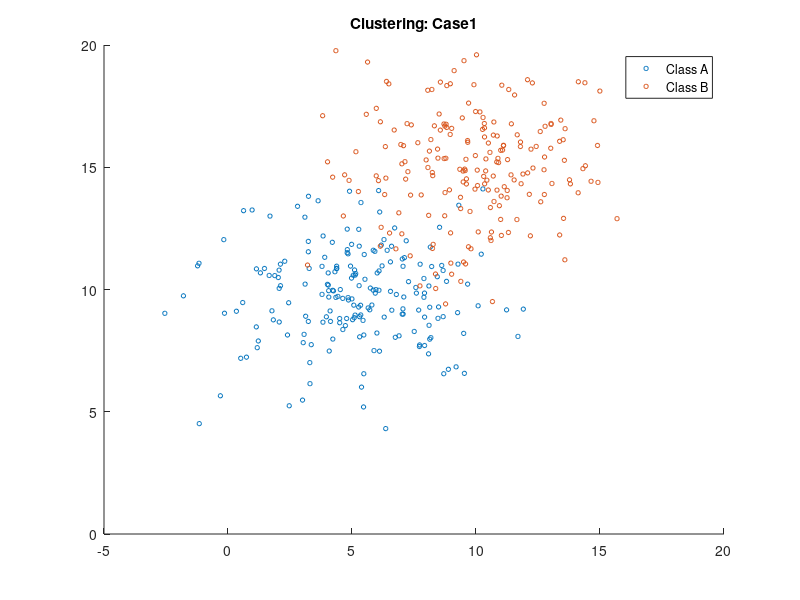

Reproduce this figure in MATLAB.
MU1 = [5 10];
SIGMA1 = [8 0; 0 4];
MU2 = [10 15];
SIGMA2 = [8 0; 0 4]; 

R1 = chol(SIGMA1);
R2= chol(SIGMA2);



z1 = repmat(MU1,200,1) + randn(200,2)*R1;
z2 = repmat(MU2,200,1) + randn(200,2)*R2;


figure;
title('Clustering: Case1')
hold on;

scatter(z1(:,1),z1(:,2),10);
hold off
hold on
scatter(z2(:,1),z2(:,2),10);
hold off
legend('Class A', 'Class B');